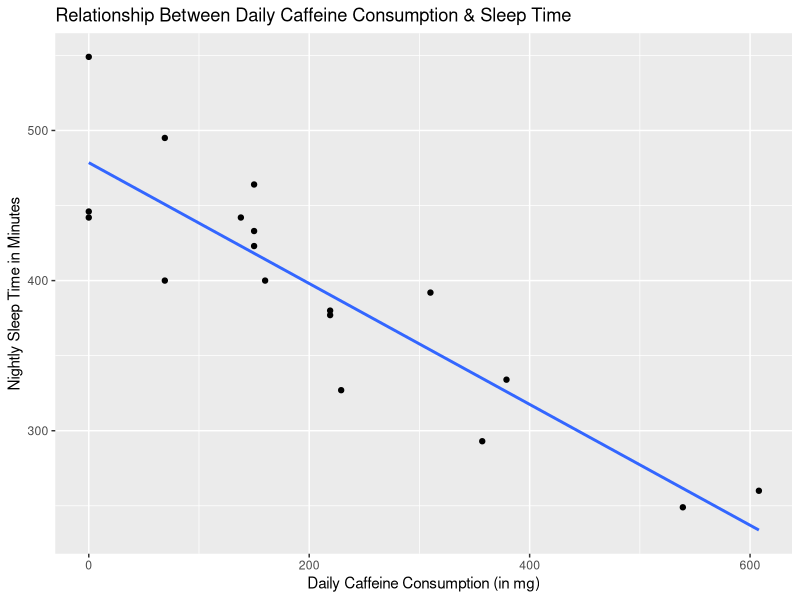

This figure's R source:
## ---- chunk 1
library(tidyverse)
library(ggplot2)
## ---- chunk 2
sleep_time<- c(464, 495, 442, 392, 249, 293, 260, 400, 433, 549, 442, 400, 423, 327, 377, 446, 380, 334)
daily_caffeine<- c(150, 69, 138, 310, 539, 357, 608, 160, 150, 0, 0, 69, 150, 229, 219, 0, 219, 379)
my_df<- data.frame(sleep_time,daily_caffeine)
sleepModel_1<- lm(sleep_time~daily_caffeine,data = my_df)
summary(sleepModel_1)
my_df %>% ggplot(aes(x=daily_caffeine,y=sleep_time))+geom_point()+geom_smooth(method = "lm",se=F)+labs(x="Daily Caffeine Consumption (in mg)",y="Nightly Sleep Time in Minutes",title = "Relationship Between Daily Caffeine Consumption & Sleep Time")
